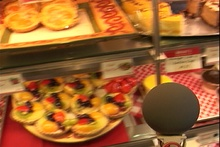
%> input picture example/translating/04380.jpg, 220 x 147 px, shrunk from 360 x 240 before the run
$ octave --eval "white_balance_selector;"   (GNU Octave 9; MATLAB toolbox functions it lacks are replaced by stand-ins)
%> lines starting %> are read from the running program, lines starting %| are printed output that depends on the picture
%> in white_balance_selector, img is the input picture: size 147x220x3 uint8; mean R, G, B 158.4, 98.9, 47.5
### Algorithm routine/rgbhist.m
function [H_R,H_G,H_B]=rgbhist(img)
% 求rgb色域空间各分量的直方图
img=double(img);
%> img: size 147x220x3 double
sumRGB=sum(img,3);
R=img(:,:,1);
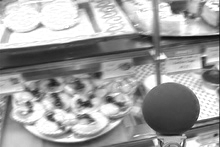
%> R: size 147x220 double; min 9, max 255, mean 158.4
G=img(:,:,2);
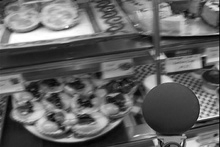
%> G: size 147x220 double; min 0, max 255, mean 98.9
B=img(:,:,3);
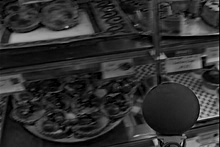
%> B: size 147x220 double; min 0, max 211, mean 47.5

r=R./(sumRGB+0.001);
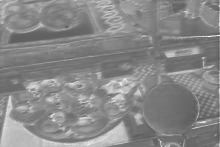
%> r: size 147x220 double; min 0.358, max 1, mean 0.535
g=G./(sumRGB+0.001);
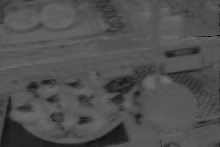
%> g: size 147x220 double; min 0, max 0.444, mean 0.316
b=B./(sumRGB+0.001);
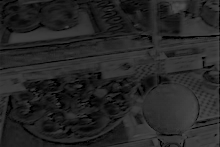
%> b: size 147x220 double; min 0, max 0.318, mean 0.15


rr=round(255*r);
gg=round(255*g);
bb=round(255*b);
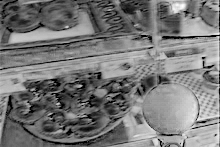
%> bb: size 147x220 double; min 0, max 81, mean 38.2; drawn with min black and max white

H_R = zeros(1, 256);
for i = 1:numel(rr)
    val = rr(i);
    if val >= 0 && val <= 255
        H_R(val + 1) = H_R(val + 1) + 1;
    end
end
%> this loop made 32340 passes
%> val on passes 1 to 3: 203, 149, 151
%> after the loop, H_R = 256 values, max 738 at index 128, min 0 at index 1, mean 126.3

H_G = zeros(1, 256);
for i = 1:numel(gg)
    val = gg(i);
    if val >= 0 && val <= 255
        H_G(val + 1) = H_G(val + 1) + 1;
    end
end
%> this loop made 32340 passes
%> val on passes 1 to 3: 52, 74, 69
%> after the loop, H_G = 256 values, max 2117 at index 88, min 0 at index 2, mean 126.3

H_B = zeros(1, 256);
for i = 1:numel(bb)
    val = bb(i);
    if val >= 0 && val <= 255
        H_B(val + 1) = H_B(val + 1) + 1;
    end
end
%> this loop made 32340 passes
%> val on passes 1 to 3: 0, 32, 35
%> after the loop, H_B = 256 values, max 762 at index 32, min 0 at index 81, mean 126.3
end

### Algorithm routine/AWBbasedHistOverlap.m
function cimg=AWBbasedHistOverlap(img,wid,minGain,maxGain,minGainG,maxGainG,interval)
% 基于rgb空间(对R/G/B归一化)直方图重叠面积最大化的自动白平衡算法

img=double(img);
% 将图像转换为双精度
dimg = zeros(size(img));
for i = 1:size(img, 1)
    for j = 1:size(img, 2)
        for k = 1:3
            dimg(i, j, k) = double(img(i, j, k));
        end
    end
end

% 提取RGB通道
R = dimg(:,:,1);
G = dimg(:,:,2);
B = dimg(:,:,3);

% 计算增益数量
gainNum = floor((maxGain - minGain) / interval) + 1;
gainNumG = floor((maxGainG - minGainG) / interval) + 1;

% 初始化重叠面积和直方图计数
overlapNum = zeros(gainNum, gainNum, gainNumG);
countsBox = zeros(floor(256 / wid), floor(256 / wid), floor(256 / wid));

% 构建RGB三维直方图
for i = 1:size(img, 1)
    for j = 1:size(img, 2)
        idxR = floor(R(i, j) / wid) + 1;
        idxG = floor(G(i, j) / wid) + 1;
        idxB = floor(B(i, j) / wid) + 1;
        countsBox(idxR, idxG, idxB) = countsBox(idxR, idxG, idxB) + 1;
    end
end

% 遍历增益组合
for i = 1:gainNum
    for j = 1:gainNum
        for k = 1:gainNumG
            gainR = minGain + interval * (i - 1);
            gainG = minGainG + interval * (k - 1);
            gainB = minGain + interval * (j - 1);
            rc = zeros(1, floor(256 / wid));
            gc = zeros(1, floor(256 / wid));
            bc = zeros(1, floor(256 / wid));
            for m = 0:floor(256 / wid) - 1
                for n = 0:floor(256 / wid) - 1
                    for p = 0:floor(256 / wid) - 1
                        mnpNum = countsBox(m + 1, n + 1, p + 1);
                        midR = min(255, wid * (2 * m + 1) / 2);
                        midG = min(255, wid * (2 * n + 1) / 2);
                        midB = min(255, wid * (2 * p + 1) / 2);
                        gainedSum = gainR * midR + gainG * midG + gainB * midB;
                        r = round(255 * gainR * midR / gainedSum);
                        r = min(255, max(r, 0));
                        g = round(255 * gainG * midG / gainedSum);
                        g = min(255, max(g, 0));
                        b = 255 - r - g;
                        idxR = floor(r / wid) + 1;
                        idxG = floor(g / wid) + 1;
                        idxB = floor(b / wid) + 1;
                        rc(idxR) = rc(idxR) + mnpNum;
                        gc(idxG) = gc(idxG) + mnpNum;
                        bc(idxB) = bc(idxB) + mnpNum;
                    end
                end
            end
            minHist = zeros(1, length(rc));
            for x = 1:length(rc)
                minHist(x) = min([rc(x), gc(x), bc(x)]);
            end
            overlapNum(i, j, k) = sum(minHist(floor(50 / wid) + 1:floor(120 / wid) + 1));
        end
    end
end

% 对重叠面积进行滤波
f_overlapNum = overlapNum;
r = 0;
for i = 1:gainNum
    for j = 1:gainNum
        for k = 1:gainNumG
            ilow = max(1, i - r);
            ihigh = min(gainNum, i + r);
            jlow = max(1, j - r);
            jhigh = min(gainNum, j + r);
            klow = max(1, k - r);
            khigh = min(gainNumG, k + r);
            block = overlapNum(ilow:ihigh, jlow:jhigh, klow:khigh);
            f_overlapNum(i, j, k) = sum(block(:)) / ((ihigh - ilow + 1) * (jhigh - jlow + 1) * (khigh - klow + 1));
        end
    end
end

% 找到最大重叠面积的增益组合
maxOverlapIdx = 0;
maxOverlapValue = -1;
for i = 1:numel(f_overlapNum)
    if f_overlapNum(i) > maxOverlapValue
        maxOverlapValue = f_overlapNum(i);
        maxOverlapIdx = i - 1;
    end
end


% 计算最佳增益
gainR = minGain + interval * mod(maxOverlapIdx, gainNum);
gainB = minGain + interval * floor(mod(maxOverlapIdx, gainNum^2) / gainNum);

% 应用增益并生成最终图像
cR = gainR * R;
cG = G; % 直接使用原始G通道
cB = gainB * B;

cimg = zeros(size(dimg));
for i = 1:size(dimg, 1)
    for j = 1:size(dimg, 2)
        cimg(i, j, 1) = cR(i, j);
        cimg(i, j, 2) = cG(i, j);
        cimg(i, j, 3) = cB(i, j);
    end
end
cimg = uint8(cimg);

### Algorithm routine/run_awbbasedhistoverlap.m
function run_awbbasedhistoverlap(img)
%输出原图
figure,imshow(img);
%通过运行rghist函数
[H_R,H_G,H_B]=rgbhist(img);
    % 显示原始图像的RGB通道直方图
    figure('Name', '原始图像RGB通道直方图', 'NumberTitle', 'off');

    subplot(3,1,1);
    bar(0:255, H_R, 'r');
    title('原始R通道直方图');
    xlabel('灰度值');
    ylabel('频率');

    subplot(3,1,2);
    bar(0:255, H_G, 'g');
    title('原始G通道直方图');
    xlabel('灰度值');
    ylabel('频率');

    subplot(3,1,3);
    bar(0:255, H_B, 'b');
    title('原始B通道直方图');
    xlabel('灰度值');
    ylabel('频率');

%运行函数m文件平移白平衡处理
wbmg=AWBbasedHistOverlap(img,8,0.76,1.36,1,1,0.02);
%输出处理后的图
figure,imshow(wbmg);
%读取处理后图片
imwrite(wbmg,'res.jpg');
%运行rghist函数对于新图片
[H_R_NEW,H_G_NEW,H_B_NEW]=rgbhist(wbmg);
 % 显示处理后图像的RGB通道直方图
    figure('Name', '处理后图像RGB通道直方图', 'NumberTitle', 'off');

    subplot(3,1,1);
    bar(0:255, H_R_NEW, 'r');
    title('处理后R通道直方图');
    xlabel('灰度值');
    ylabel('频率');

    subplot(3,1,2);
    bar(0:255, H_G_NEW, 'g');
    title('处理后G通道直方图');
    xlabel('灰度值');
    ylabel('频率');

    subplot(3,1,3);
    bar(0:255, H_B_NEW, 'b');
    title('处理后B通道直方图');
    xlabel('灰度值');
    ylabel('频率');


end

### Algorithm routine/white_balance_selector.m
function white_balance_selector()
% 自动白平衡处理模式选择器
% 输入: img0_path - 图像路径
% 根据RGB直方图分析选择合适的白平衡处理方法

% 读取图像
img = imread('04380.jpg');

% 步骤1: 调用rgbhist.m获取RGB通道直方图
[H_R, H_G, H_B] = rgbhist(img);

% 步骤2: 设定阈值
sat_thrb = 0.8; % R和G通道像素值被定义为高亮饱和像素的下界限
h_thg = 0.75;    % G通道像素值被定义为高明度像素的下界限

% 步骤3: 判断条件
% 计算高亮饱和像素数量
sat_sumr = sum(H_R(round(sat_thrb*255):255));
%> sat_sumr = 519
sat_sumb = sum(H_B(round(sat_thrb*255):255));
%> sat_sumb = 0
% 计算G通道高明度像素数量
h_sumg = sum(H_G(round(h_thg*255):255));
%> h_sumg = 0

% 显示分析结果
fprintf('R通道高亮饱和像素数量: %d\n', sat_sumr);
%| R通道高亮饱和像素数量: 519
fprintf('B通道高亮饱和像素数量: %d\n', sat_sumb);
%| B通道高亮饱和像素数量: 0
fprintf('G通道高明度像素数量: %d\n', h_sumg);
%| G通道高明度像素数量: 0

% 步骤4: 根据条件选择处理方法
if (sat_sumr > h_sumg) || (sat_sumb > h_sumg)
    % 条件成立，使用直方图平移法
    fprintf('选择直方图平移法进行白平衡处理\n');
    run_awbbasedhistoverlap(img);
%> the loop in rgbhist (call 2), `for i = 1:numel(rr)` made 32340 passes
%> the loop in rgbhist (call 2), `for i = 1:numel(gg)` made 32340 passes
%> the loop in rgbhist (call 2), `for i = 1:numel(bb)` made 32340 passes
else
    % 条件不成立，使用直方图匹配法
    fprintf('选择直方图匹配法进行白平衡处理\n');
    histogram_matching_awb_with_visualization(img);
end
%> (the run ends here)
